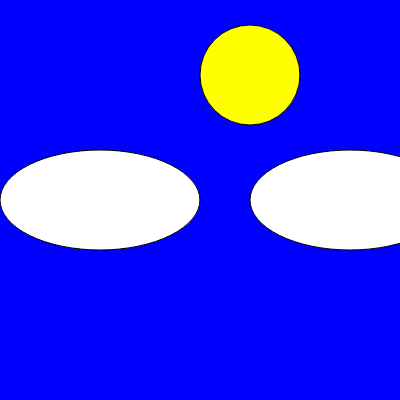
Frame 1 (no input)
Frame 60 (no input): identical to frame 1, image omitted
Frame 120 (the mouse pressed at the canvas centre since frame 60): identical to frame 1, image omitted

The p5.js sketch that drew this single still picture (run headless with seeded random() and noise() and a simulated clock; from frame 60 on, the mouse is pressed at the canvas centre):

// p5.js sketch
// ── sketch.js
function setup() {
  createCanvas(400, 400);
  ellipseMode(CORNER);
}

function draw() {
  background("blue");
  fill("yellow");
  ellipse(200, 25, 100, 100);
  fill("white")
  ellipse(250,150, 200,100)
  ellipse(0,150, 200,100)
}
